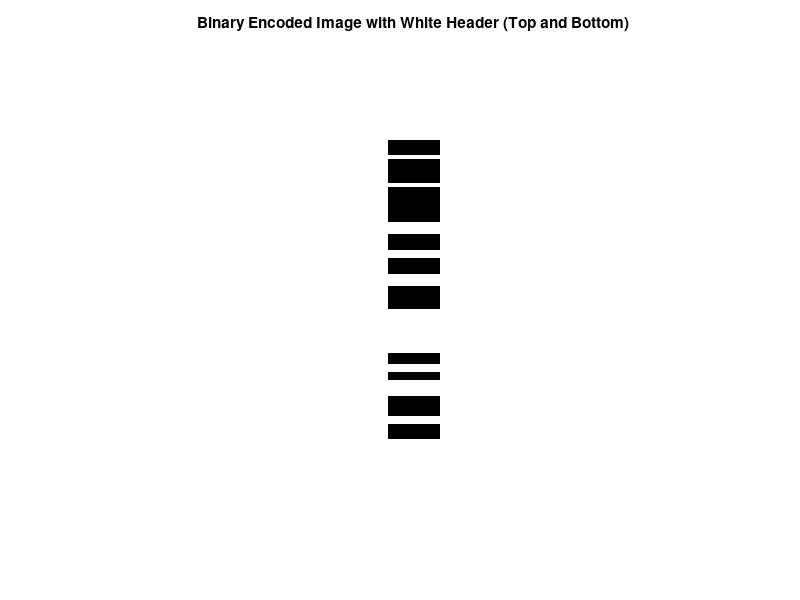

Here is the MATLAB script that generated this plot:
clear; clc; close all;

% --- Input Parameters ---
binaryStr = '0000100000010000000001110000110000111000000111111111110001100111100000110000';  % Your binary string
outputFile = 'generated_with_header.png'; 
imgWidth = 400; 
bitHeight = 30;  

numHeaderBits = 24;                 % Header size in bits
headerHeight = bitHeight * numHeaderBits;

bitArray = binaryStr - '0';        % Convert char array to numeric array
numBits = length(bitArray);

% --- Total Image Height includes:
% Header (top) + Data Bits + Header (bottom)
imgHeight = headerHeight + numBits * bitHeight + headerHeight;

% --- Initialize Image to All White (255) ---
img = ones(imgHeight, imgWidth) * 255;

% --- Encode Data Bits ---
for i = 1:numBits
    rStart = headerHeight + (i-1)*bitHeight + 1;
    rEnd = rStart + bitHeight - 1;
    if bitArray(i) == 0
        img(rStart:rEnd, :) = 0;  % Set to black for 0
    end
end

% --- Display and Save Image ---
figure;
imshow(uint8(img));
title('Binary Encoded Image with White Header (Top and Bottom)');

imwrite(uint8(img), outputFile);
fprintf('Image saved as %s\n', outputFile);
